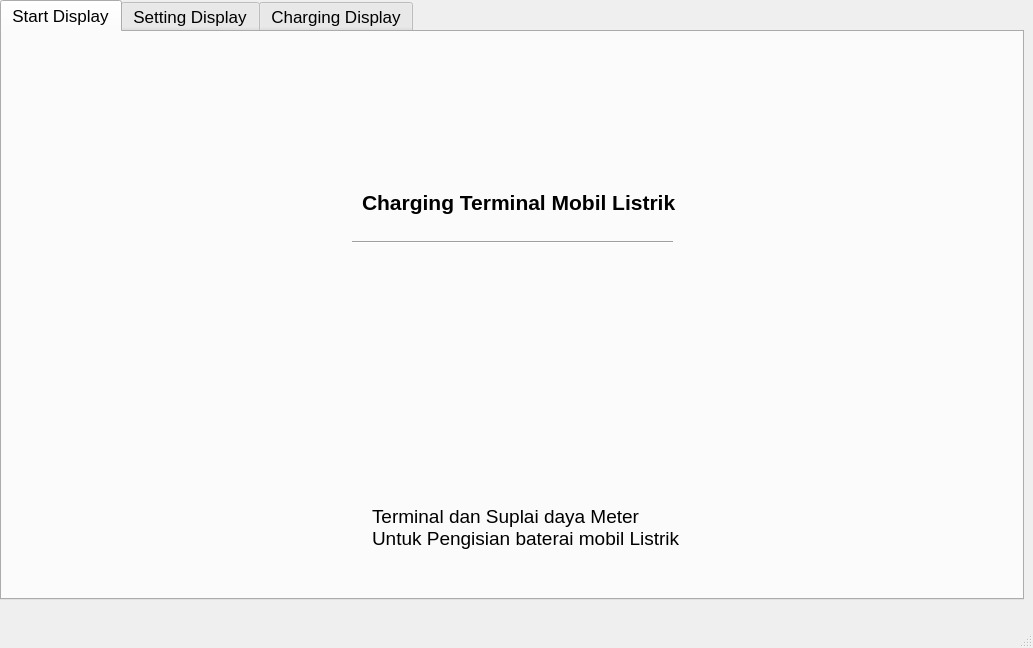
<?xml version="1.0" encoding="UTF-8"?>
<ui version="4.0">
 <class>MainWindow</class>
 <widget class="QMainWindow" name="MainWindow">
  <property name="geometry">
   <rect>
    <x>0</x>
    <y>0</y>
    <width>1033</width>
    <height>648</height>
   </rect>
  </property>
  <property name="windowTitle">
   <string>MainWindow</string>
  </property>
  <widget class="QWidget" name="centralwidget">
   <widget class="QTabWidget" name="tabWidget">
    <property name="geometry">
     <rect>
      <x>0</x>
      <y>0</y>
      <width>1024</width>
      <height>600</height>
     </rect>
    </property>
    <property name="font">
     <font>
      <pointsize>13</pointsize>
     </font>
    </property>
    <property name="currentIndex">
     <number>0</number>
    </property>
    <widget class="QWidget" name="Start_Display">
     <attribute name="title">
      <string>Start Display</string>
     </attribute>
     <widget class="QLabel" name="label">
      <property name="geometry">
       <rect>
        <x>360</x>
        <y>140</y>
        <width>331</width>
        <height>61</height>
       </rect>
      </property>
      <property name="font">
       <font>
        <pointsize>16</pointsize>
        <weight>75</weight>
        <bold>true</bold>
       </font>
      </property>
      <property name="text">
       <string>Charging Terminal Mobil Listrik </string>
      </property>
      <property name="wordWrap">
       <bool>true</bool>
      </property>
     </widget>
     <widget class="Line" name="line">
      <property name="geometry">
       <rect>
        <x>350</x>
        <y>200</y>
        <width>321</width>
        <height>20</height>
       </rect>
      </property>
      <property name="orientation">
       <enum>Qt::Horizontal</enum>
      </property>
     </widget>
     <widget class="QLabel" name="label_2">
      <property name="geometry">
       <rect>
        <x>430</x>
        <y>240</y>
        <width>201</width>
        <height>201</height>
       </rect>
      </property>
      <property name="font">
       <font>
        <pointsize>11</pointsize>
       </font>
      </property>
      <property name="text">
       <string/>
      </property>
      <property name="pixmap">
       <pixmap>../../../.designer/backup/Downloads/WhatsApp Image 2021-02-24 at 11.20.52.jpeg</pixmap>
      </property>
     </widget>
     <widget class="QLabel" name="label_3">
      <property name="geometry">
       <rect>
        <x>370</x>
        <y>450</y>
        <width>311</width>
        <height>91</height>
       </rect>
      </property>
      <property name="font">
       <font>
        <pointsize>14</pointsize>
       </font>
      </property>
      <property name="layoutDirection">
       <enum>Qt::LeftToRight</enum>
      </property>
      <property name="frameShape">
       <enum>QFrame::NoFrame</enum>
      </property>
      <property name="text">
       <string>Terminal dan Suplai daya Meter Untuk Pengisian baterai mobil Listrik</string>
      </property>
      <property name="wordWrap">
       <bool>true</bool>
      </property>
      <property name="margin">
       <number>-2</number>
      </property>
      <property name="openExternalLinks">
       <bool>false</bool>
      </property>
     </widget>
     <widget class="QLabel" name="label_4">
      <property name="geometry">
       <rect>
        <x>220</x>
        <y>20</y>
        <width>591</width>
        <height>111</height>
       </rect>
      </property>
      <property name="text">
       <string/>
      </property>
      <property name="pixmap">
       <pixmap>../../../.designer/backup/Documents/coding/Rumpiang_GUI_V0/Logo Gundala1.png</pixmap>
      </property>
     </widget>
     <widget class="QLabel" name="label_11">
      <property name="geometry">
       <rect>
        <x>210</x>
        <y>50</y>
        <width>611</width>
        <height>91</height>
       </rect>
      </property>
      <property name="text">
       <string/>
      </property>
      <property name="pixmap">
       <pixmap>Logo Gundala1.png</pixmap>
      </property>
     </widget>
     <widget class="QLabel" name="label_12">
      <property name="geometry">
       <rect>
        <x>410</x>
        <y>220</y>
        <width>271</width>
        <height>221</height>
       </rect>
      </property>
      <property name="text">
       <string/>
      </property>
      <property name="pixmap">
       <pixmap>Logo Charger Mobil.jpeg</pixmap>
      </property>
     </widget>
    </widget>
    <widget class="QWidget" name="Setting_Display">
     <attribute name="title">
      <string>Setting Display</string>
     </attribute>
     <widget class="QLabel" name="label_5">
      <property name="geometry">
       <rect>
        <x>930</x>
        <y>490</y>
        <width>81</width>
        <height>71</height>
       </rect>
      </property>
      <property name="text">
       <string/>
      </property>
      <property name="pixmap">
       <pixmap>../../../.designer/backup/Downloads/WhatsApp Image 2021-02-24 at 11.20.52.jpeg</pixmap>
      </property>
      <property name="scaledContents">
       <bool>true</bool>
      </property>
     </widget>
     <widget class="Line" name="line_2">
      <property name="geometry">
       <rect>
        <x>0</x>
        <y>66</y>
        <width>711</width>
        <height>20</height>
       </rect>
      </property>
      <property name="orientation">
       <enum>Qt::Horizontal</enum>
      </property>
     </widget>
     <widget class="QWidget" name="Setting_Display_Widget" native="true">
      <property name="geometry">
       <rect>
        <x>720</x>
        <y>0</y>
        <width>301</width>
        <height>431</height>
       </rect>
      </property>
      <widget class="QProgressBar" name="Current_State_Battery">
       <property name="geometry">
        <rect>
         <x>100</x>
         <y>70</y>
         <width>111</width>
         <height>331</height>
        </rect>
       </property>
       <property name="sizePolicy">
        <sizepolicy hsizetype="MinimumExpanding" vsizetype="Fixed">
         <horstretch>0</horstretch>
         <verstretch>0</verstretch>
        </sizepolicy>
       </property>
       <property name="font">
        <font>
         <pointsize>17</pointsize>
         <underline>false</underline>
        </font>
       </property>
       <property name="layoutDirection">
        <enum>Qt::LeftToRight</enum>
       </property>
       <property name="autoFillBackground">
        <bool>true</bool>
       </property>
       <property name="value">
        <number>24</number>
       </property>
       <property name="alignment">
        <set>Qt::AlignBottom|Qt::AlignHCenter</set>
       </property>
       <property name="textVisible">
        <bool>true</bool>
       </property>
       <property name="orientation">
        <enum>Qt::Vertical</enum>
       </property>
       <property name="textDirection">
        <enum>QProgressBar::TopToBottom</enum>
       </property>
      </widget>
      <widget class="QLabel" name="label_10">
       <property name="geometry">
        <rect>
         <x>40</x>
         <y>20</y>
         <width>241</width>
         <height>31</height>
        </rect>
       </property>
       <property name="font">
        <font>
         <pointsize>18</pointsize>
        </font>
       </property>
       <property name="text">
        <string>Current State Battery</string>
       </property>
      </widget>
      <widget class="QLabel" name="Current_State_Label">
       <property name="geometry">
        <rect>
         <x>90</x>
         <y>340</y>
         <width>131</width>
         <height>31</height>
        </rect>
       </property>
       <property name="font">
        <font>
         <pointsize>22</pointsize>
        </font>
       </property>
       <property name="text">
        <string>      24 %</string>
       </property>
      </widget>
     </widget>
     <widget class="Line" name="line_3">
      <property name="geometry">
       <rect>
        <x>700</x>
        <y>0</y>
        <width>20</width>
        <height>571</height>
       </rect>
      </property>
      <property name="orientation">
       <enum>Qt::Vertical</enum>
      </property>
     </widget>
     <widget class="QLabel" name="label_6">
      <property name="geometry">
       <rect>
        <x>170</x>
        <y>10</y>
        <width>331</width>
        <height>61</height>
       </rect>
      </property>
      <property name="text">
       <string/>
      </property>
      <property name="pixmap">
       <pixmap>../../../.designer/backup/Documents/coding/Rumpiang_GUI_V0/Logo Gundala1.png</pixmap>
      </property>
      <property name="scaledContents">
       <bool>true</bool>
      </property>
     </widget>
     <widget class="QLabel" name="label_7">
      <property name="geometry">
       <rect>
        <x>10</x>
        <y>80</y>
        <width>141</width>
        <height>31</height>
       </rect>
      </property>
      <property name="font">
       <font>
        <pointsize>16</pointsize>
       </font>
      </property>
      <property name="text">
       <string>Charged By :</string>
      </property>
     </widget>
     <widget class="QPushButton" name="kWh_Button">
      <property name="geometry">
       <rect>
        <x>210</x>
        <y>80</y>
        <width>89</width>
        <height>25</height>
       </rect>
      </property>
      <property name="font">
       <font>
        <pointsize>16</pointsize>
       </font>
      </property>
      <property name="text">
       <string>kWh</string>
      </property>
     </widget>
     <widget class="QPushButton" name="Rupiah_Button">
      <property name="geometry">
       <rect>
        <x>470</x>
        <y>80</y>
        <width>89</width>
        <height>25</height>
       </rect>
      </property>
      <property name="font">
       <font>
        <pointsize>16</pointsize>
       </font>
      </property>
      <property name="text">
       <string>Rupiah</string>
      </property>
     </widget>
     <widget class="QWidget" name="widget_2" native="true">
      <property name="geometry">
       <rect>
        <x>0</x>
        <y>130</y>
        <width>701</width>
        <height>421</height>
       </rect>
      </property>
      <widget class="QLabel" name="kWh_Label">
       <property name="geometry">
        <rect>
         <x>10</x>
         <y>0</y>
         <width>141</width>
         <height>51</height>
        </rect>
       </property>
       <property name="font">
        <font>
         <pointsize>16</pointsize>
        </font>
       </property>
       <property name="text">
        <string>Amount kWh</string>
       </property>
       <property name="scaledContents">
        <bool>true</bool>
       </property>
      </widget>
      <widget class="QLineEdit" name="Amount_LineEdit">
       <property name="geometry">
        <rect>
         <x>150</x>
         <y>10</y>
         <width>161</width>
         <height>41</height>
        </rect>
       </property>
      </widget>
      <widget class="QWidget" name="gridLayoutWidget">
       <property name="geometry">
        <rect>
         <x>10</x>
         <y>60</y>
         <width>301</width>
         <height>261</height>
        </rect>
       </property>
       <layout class="QGridLayout" name="gridLayout">
        <item row="0" column="2">
         <widget class="QPushButton" name="Angka_3">
          <property name="font">
           <font>
            <pointsize>18</pointsize>
           </font>
          </property>
          <property name="text">
           <string>3</string>
          </property>
         </widget>
        </item>
        <item row="1" column="0">
         <widget class="QPushButton" name="Angka_4">
          <property name="font">
           <font>
            <pointsize>18</pointsize>
           </font>
          </property>
          <property name="text">
           <string>4</string>
          </property>
         </widget>
        </item>
        <item row="2" column="2">
         <widget class="QPushButton" name="Angka_9">
          <property name="font">
           <font>
            <pointsize>18</pointsize>
           </font>
          </property>
          <property name="text">
           <string>9</string>
          </property>
         </widget>
        </item>
        <item row="0" column="1">
         <widget class="QPushButton" name="Angka_2">
          <property name="font">
           <font>
            <pointsize>18</pointsize>
           </font>
          </property>
          <property name="text">
           <string>2</string>
          </property>
         </widget>
        </item>
        <item row="1" column="1">
         <widget class="QPushButton" name="Angka_5">
          <property name="font">
           <font>
            <pointsize>18</pointsize>
           </font>
          </property>
          <property name="text">
           <string>5</string>
          </property>
         </widget>
        </item>
        <item row="0" column="0">
         <widget class="QPushButton" name="Angka_1">
          <property name="font">
           <font>
            <pointsize>18</pointsize>
           </font>
          </property>
          <property name="text">
           <string>1</string>
          </property>
         </widget>
        </item>
        <item row="1" column="2">
         <widget class="QPushButton" name="Angka_6">
          <property name="font">
           <font>
            <pointsize>18</pointsize>
           </font>
          </property>
          <property name="text">
           <string>6</string>
          </property>
         </widget>
        </item>
        <item row="2" column="0">
         <widget class="QPushButton" name="Angka_7">
          <property name="font">
           <font>
            <pointsize>18</pointsize>
           </font>
          </property>
          <property name="text">
           <string>7</string>
          </property>
         </widget>
        </item>
        <item row="2" column="1">
         <widget class="QPushButton" name="Angka_8">
          <property name="sizePolicy">
           <sizepolicy hsizetype="Ignored" vsizetype="Ignored">
            <horstretch>0</horstretch>
            <verstretch>0</verstretch>
           </sizepolicy>
          </property>
          <property name="font">
           <font>
            <pointsize>18</pointsize>
           </font>
          </property>
          <property name="text">
           <string>8</string>
          </property>
         </widget>
        </item>
        <item row="3" column="1">
         <widget class="QPushButton" name="Angka_0">
          <property name="font">
           <font>
            <pointsize>18</pointsize>
           </font>
          </property>
          <property name="text">
           <string>0</string>
          </property>
         </widget>
        </item>
        <item row="3" column="2">
         <widget class="QPushButton" name="Enter_Button">
          <property name="font">
           <font>
            <pointsize>18</pointsize>
           </font>
          </property>
          <property name="text">
           <string>Enter</string>
          </property>
         </widget>
        </item>
        <item row="3" column="0">
         <widget class="QPushButton" name="Clear_Button">
          <property name="font">
           <font>
            <pointsize>18</pointsize>
           </font>
          </property>
          <property name="text">
           <string>Clear</string>
          </property>
         </widget>
        </item>
       </layout>
      </widget>
      <widget class="QLabel" name="label_15">
       <property name="geometry">
        <rect>
         <x>10</x>
         <y>330</y>
         <width>161</width>
         <height>31</height>
        </rect>
       </property>
       <property name="font">
        <font>
         <pointsize>18</pointsize>
        </font>
       </property>
       <property name="text">
        <string>Select Speed :</string>
       </property>
      </widget>
      <widget class="QComboBox" name="Speed_Combo">
       <property name="geometry">
        <rect>
         <x>10</x>
         <y>370</y>
         <width>301</width>
         <height>41</height>
        </rect>
       </property>
       <property name="font">
        <font>
         <pointsize>16</pointsize>
        </font>
       </property>
       <item>
        <property name="text">
         <string>...</string>
        </property>
       </item>
       <item>
        <property name="text">
         <string>16 A</string>
        </property>
       </item>
       <item>
        <property name="text">
         <string>32 A</string>
        </property>
       </item>
      </widget>
      <widget class="QWidget" name="widget_3" native="true">
       <property name="geometry">
        <rect>
         <x>360</x>
         <y>20</y>
         <width>341</width>
         <height>341</height>
        </rect>
       </property>
       <widget class="QLabel" name="label_16">
        <property name="geometry">
         <rect>
          <x>120</x>
          <y>0</y>
          <width>101</width>
          <height>41</height>
         </rect>
        </property>
        <property name="font">
         <font>
          <pointsize>16</pointsize>
         </font>
        </property>
        <property name="text">
         <string>Summary :</string>
        </property>
       </widget>
       <widget class="QWidget" name="gridLayoutWidget_2">
        <property name="geometry">
         <rect>
          <x>10</x>
          <y>50</y>
          <width>321</width>
          <height>211</height>
         </rect>
        </property>
        <layout class="QGridLayout" name="gridLayout_2">
         <item row="1" column="1">
          <widget class="QLabel" name="Value_Ampere">
           <property name="font">
            <font>
             <pointsize>13</pointsize>
            </font>
           </property>
           <property name="text">
            <string>          0</string>
           </property>
          </widget>
         </item>
         <item row="1" column="2">
          <widget class="QLabel" name="label_22">
           <property name="font">
            <font>
             <pointsize>13</pointsize>
            </font>
           </property>
           <property name="text">
            <string>Ampere</string>
           </property>
          </widget>
         </item>
         <item row="2" column="1">
          <widget class="QLabel" name="Value_Rupiah">
           <property name="font">
            <font>
             <pointsize>13</pointsize>
            </font>
           </property>
           <property name="text">
            <string>          0</string>
           </property>
          </widget>
         </item>
         <item row="2" column="2">
          <widget class="QLabel" name="label_24">
           <property name="font">
            <font>
             <pointsize>13</pointsize>
            </font>
           </property>
           <property name="text">
            <string>Rupiah</string>
           </property>
          </widget>
         </item>
         <item row="0" column="2">
          <widget class="QLabel" name="label_19">
           <property name="font">
            <font>
             <pointsize>13</pointsize>
            </font>
           </property>
           <property name="text">
            <string>kWh</string>
           </property>
          </widget>
         </item>
         <item row="0" column="0">
          <widget class="QLabel" name="label_17">
           <property name="font">
            <font>
             <pointsize>13</pointsize>
            </font>
           </property>
           <property name="text">
            <string>Amount kWh       :</string>
           </property>
          </widget>
         </item>
         <item row="0" column="1">
          <widget class="QLabel" name="Value_kWh">
           <property name="font">
            <font>
             <pointsize>13</pointsize>
            </font>
           </property>
           <property name="text">
            <string>          0</string>
           </property>
          </widget>
         </item>
         <item row="1" column="0">
          <widget class="QLabel" name="label_20">
           <property name="font">
            <font>
             <pointsize>13</pointsize>
            </font>
           </property>
           <property name="text">
            <string>Current Charge  :</string>
           </property>
          </widget>
         </item>
         <item row="2" column="0">
          <widget class="QLabel" name="label_23">
           <property name="font">
            <font>
             <pointsize>13</pointsize>
            </font>
           </property>
           <property name="text">
            <string>Total Cost             :</string>
           </property>
          </widget>
         </item>
         <item row="3" column="0">
          <widget class="QLabel" name="label_26">
           <property name="font">
            <font>
             <pointsize>13</pointsize>
            </font>
           </property>
           <property name="text">
            <string>Estimation Time :</string>
           </property>
          </widget>
         </item>
         <item row="3" column="1">
          <widget class="QLabel" name="Value_Hour">
           <property name="font">
            <font>
             <pointsize>13</pointsize>
            </font>
           </property>
           <property name="text">
            <string>    0 Hours</string>
           </property>
          </widget>
         </item>
         <item row="3" column="2">
          <widget class="QLabel" name="Value_Minute">
           <property name="font">
            <font>
             <pointsize>13</pointsize>
            </font>
           </property>
           <property name="text">
            <string>  0 Minutes</string>
           </property>
          </widget>
         </item>
        </layout>
       </widget>
       <widget class="Line" name="line_7">
        <property name="geometry">
         <rect>
          <x>110</x>
          <y>40</y>
          <width>118</width>
          <height>3</height>
         </rect>
        </property>
        <property name="orientation">
         <enum>Qt::Horizontal</enum>
        </property>
       </widget>
      </widget>
      <widget class="QPushButton" name="Ok_Button">
       <property name="geometry">
        <rect>
         <x>460</x>
         <y>370</y>
         <width>131</width>
         <height>41</height>
        </rect>
       </property>
       <property name="font">
        <font>
         <pointsize>15</pointsize>
        </font>
       </property>
       <property name="text">
        <string>OK</string>
       </property>
      </widget>
     </widget>
     <widget class="QPushButton" name="Start_Charging">
      <property name="geometry">
       <rect>
        <x>740</x>
        <y>510</y>
        <width>161</width>
        <height>31</height>
       </rect>
      </property>
      <property name="font">
       <font>
        <pointsize>15</pointsize>
       </font>
      </property>
      <property name="text">
       <string>Start Charging</string>
      </property>
     </widget>
     <widget class="Line" name="line_4">
      <property name="geometry">
       <rect>
        <x>710</x>
        <y>480</y>
        <width>311</width>
        <height>20</height>
       </rect>
      </property>
      <property name="orientation">
       <enum>Qt::Horizontal</enum>
      </property>
     </widget>
     <widget class="QLabel" name="label_13">
      <property name="geometry">
       <rect>
        <x>140</x>
        <y>0</y>
        <width>411</width>
        <height>71</height>
       </rect>
      </property>
      <property name="text">
       <string/>
      </property>
      <property name="pixmap">
       <pixmap>Logo Gundala1.png</pixmap>
      </property>
      <property name="scaledContents">
       <bool>true</bool>
      </property>
     </widget>
     <widget class="QLabel" name="label_14">
      <property name="geometry">
       <rect>
        <x>930</x>
        <y>490</y>
        <width>81</width>
        <height>71</height>
       </rect>
      </property>
      <property name="text">
       <string/>
      </property>
      <property name="pixmap">
       <pixmap>Logo Charger Mobil.jpeg</pixmap>
      </property>
      <property name="scaledContents">
       <bool>true</bool>
      </property>
     </widget>
     <widget class="Line" name="line_5">
      <property name="geometry">
       <rect>
        <x>0</x>
        <y>110</y>
        <width>711</width>
        <height>16</height>
       </rect>
      </property>
      <property name="orientation">
       <enum>Qt::Horizontal</enum>
      </property>
     </widget>
     <widget class="Line" name="line_6">
      <property name="geometry">
       <rect>
        <x>353</x>
        <y>120</y>
        <width>20</width>
        <height>451</height>
       </rect>
      </property>
      <property name="orientation">
       <enum>Qt::Vertical</enum>
      </property>
     </widget>
     <widget class="QLabel" name="label_8">
      <property name="geometry">
       <rect>
        <x>720</x>
        <y>440</y>
        <width>101</width>
        <height>41</height>
       </rect>
      </property>
      <property name="font">
       <font>
        <pointsize>13</pointsize>
       </font>
      </property>
      <property name="text">
       <string>Available Energy</string>
      </property>
      <property name="wordWrap">
       <bool>true</bool>
      </property>
     </widget>
     <widget class="QLCDNumber" name="Value_Battery_Temperature">
      <property name="geometry">
       <rect>
        <x>820</x>
        <y>440</y>
        <width>121</width>
        <height>41</height>
       </rect>
      </property>
     </widget>
     <widget class="QLabel" name="label_9">
      <property name="geometry">
       <rect>
        <x>950</x>
        <y>440</y>
        <width>61</width>
        <height>41</height>
       </rect>
      </property>
      <property name="font">
       <font>
        <pointsize>22</pointsize>
       </font>
      </property>
      <property name="text">
       <string>kWh</string>
      </property>
     </widget>
    </widget>
    <widget class="QWidget" name="Charging_Display">
     <attribute name="title">
      <string>Charging Display</string>
     </attribute>
     <widget class="QWidget" name="Charging_Display_Widget" native="true">
      <property name="geometry">
       <rect>
        <x>560</x>
        <y>0</y>
        <width>461</width>
        <height>421</height>
       </rect>
      </property>
      <widget class="QProgressBar" name="Charged_Battery">
       <property name="geometry">
        <rect>
         <x>180</x>
         <y>60</y>
         <width>111</width>
         <height>351</height>
        </rect>
       </property>
       <property name="sizePolicy">
        <sizepolicy hsizetype="MinimumExpanding" vsizetype="Fixed">
         <horstretch>0</horstretch>
         <verstretch>0</verstretch>
        </sizepolicy>
       </property>
       <property name="font">
        <font>
         <pointsize>17</pointsize>
         <underline>false</underline>
        </font>
       </property>
       <property name="layoutDirection">
        <enum>Qt::LeftToRight</enum>
       </property>
       <property name="autoFillBackground">
        <bool>true</bool>
       </property>
       <property name="value">
        <number>24</number>
       </property>
       <property name="alignment">
        <set>Qt::AlignBottom|Qt::AlignHCenter</set>
       </property>
       <property name="textVisible">
        <bool>true</bool>
       </property>
       <property name="orientation">
        <enum>Qt::Vertical</enum>
       </property>
       <property name="textDirection">
        <enum>QProgressBar::TopToBottom</enum>
       </property>
      </widget>
      <widget class="QLabel" name="Charged_Battery_Label">
       <property name="geometry">
        <rect>
         <x>170</x>
         <y>350</y>
         <width>131</width>
         <height>31</height>
        </rect>
       </property>
       <property name="font">
        <font>
         <pointsize>22</pointsize>
        </font>
       </property>
       <property name="text">
        <string>      24 %</string>
       </property>
      </widget>
      <widget class="QLabel" name="label_25">
       <property name="geometry">
        <rect>
         <x>140</x>
         <y>10</y>
         <width>201</width>
         <height>31</height>
        </rect>
       </property>
       <property name="font">
        <font>
         <pointsize>18</pointsize>
        </font>
       </property>
       <property name="text">
        <string>Charged Battery</string>
       </property>
      </widget>
     </widget>
     <widget class="QLabel" name="label_31">
      <property name="geometry">
       <rect>
        <x>940</x>
        <y>500</y>
        <width>71</width>
        <height>61</height>
       </rect>
      </property>
      <property name="text">
       <string/>
      </property>
      <property name="pixmap">
       <pixmap>Logo Charger Mobil.jpeg</pixmap>
      </property>
      <property name="scaledContents">
       <bool>true</bool>
      </property>
     </widget>
     <widget class="QPushButton" name="Stop_Charging">
      <property name="geometry">
       <rect>
        <x>670</x>
        <y>510</y>
        <width>231</width>
        <height>51</height>
       </rect>
      </property>
      <property name="font">
       <font>
        <pointsize>15</pointsize>
       </font>
      </property>
      <property name="text">
       <string>Stop Charging</string>
      </property>
     </widget>
     <widget class="QLabel" name="label_29">
      <property name="geometry">
       <rect>
        <x>610</x>
        <y>430</y>
        <width>101</width>
        <height>41</height>
       </rect>
      </property>
      <property name="font">
       <font>
        <pointsize>13</pointsize>
       </font>
      </property>
      <property name="text">
       <string>Transmitted Energy</string>
      </property>
      <property name="wordWrap">
       <bool>true</bool>
      </property>
     </widget>
     <widget class="QLCDNumber" name="Value_Battery_Temperature_2">
      <property name="geometry">
       <rect>
        <x>730</x>
        <y>430</y>
        <width>121</width>
        <height>41</height>
       </rect>
      </property>
     </widget>
     <widget class="QLabel" name="label_30">
      <property name="geometry">
       <rect>
        <x>880</x>
        <y>430</y>
        <width>91</width>
        <height>41</height>
       </rect>
      </property>
      <property name="font">
       <font>
        <pointsize>22</pointsize>
       </font>
      </property>
      <property name="text">
       <string>kWh</string>
      </property>
     </widget>
     <widget class="Line" name="line_8">
      <property name="geometry">
       <rect>
        <x>542</x>
        <y>0</y>
        <width>21</width>
        <height>571</height>
       </rect>
      </property>
      <property name="orientation">
       <enum>Qt::Vertical</enum>
      </property>
     </widget>
     <widget class="QProgressBar" name="progressBar">
      <property name="geometry">
       <rect>
        <x>20</x>
        <y>140</y>
        <width>501</width>
        <height>41</height>
       </rect>
      </property>
      <property name="value">
       <number>24</number>
      </property>
     </widget>
     <widget class="Line" name="line_9">
      <property name="geometry">
       <rect>
        <x>0</x>
        <y>80</y>
        <width>551</width>
        <height>20</height>
       </rect>
      </property>
      <property name="orientation">
       <enum>Qt::Horizontal</enum>
      </property>
     </widget>
     <widget class="QLabel" name="label_32">
      <property name="geometry">
       <rect>
        <x>80</x>
        <y>10</y>
        <width>401</width>
        <height>71</height>
       </rect>
      </property>
      <property name="text">
       <string/>
      </property>
      <property name="pixmap">
       <pixmap>Logo Gundala1.png</pixmap>
      </property>
      <property name="scaledContents">
       <bool>true</bool>
      </property>
     </widget>
     <widget class="QLabel" name="label_33">
      <property name="geometry">
       <rect>
        <x>220</x>
        <y>100</y>
        <width>161</width>
        <height>31</height>
       </rect>
      </property>
      <property name="font">
       <font>
        <pointsize>15</pointsize>
       </font>
      </property>
      <property name="text">
       <string>Progress :</string>
      </property>
     </widget>
     <widget class="QWidget" name="horizontalLayoutWidget">
      <property name="geometry">
       <rect>
        <x>60</x>
        <y>230</y>
        <width>441</width>
        <height>80</height>
       </rect>
      </property>
      <layout class="QHBoxLayout" name="horizontalLayout">
       <item>
        <widget class="QLabel" name="label_34">
         <property name="font">
          <font>
           <pointsize>15</pointsize>
          </font>
         </property>
         <property name="text">
          <string>Time Remaining :</string>
         </property>
        </widget>
       </item>
       <item>
        <widget class="QLabel" name="Val_Hour_Time_Remain">
         <property name="font">
          <font>
           <pointsize>15</pointsize>
          </font>
         </property>
         <property name="text">
          <string>      0 hours</string>
         </property>
        </widget>
       </item>
       <item>
        <widget class="QLabel" name="Val_Minute_Time_Remain">
         <property name="font">
          <font>
           <pointsize>15</pointsize>
          </font>
         </property>
         <property name="text">
          <string>      0 minutes</string>
         </property>
        </widget>
       </item>
      </layout>
     </widget>
     <widget class="Line" name="line_10">
      <property name="geometry">
       <rect>
        <x>0</x>
        <y>490</y>
        <width>551</width>
        <height>16</height>
       </rect>
      </property>
      <property name="orientation">
       <enum>Qt::Horizontal</enum>
      </property>
     </widget>
     <widget class="QPushButton" name="Back_Button">
      <property name="geometry">
       <rect>
        <x>90</x>
        <y>510</y>
        <width>121</width>
        <height>41</height>
       </rect>
      </property>
      <property name="text">
       <string>Back</string>
      </property>
     </widget>
     <widget class="QPushButton" name="Home_Button">
      <property name="geometry">
       <rect>
        <x>360</x>
        <y>510</y>
        <width>111</width>
        <height>41</height>
       </rect>
      </property>
      <property name="text">
       <string>Home</string>
      </property>
     </widget>
     <widget class="QLabel" name="label_37">
      <property name="geometry">
       <rect>
        <x>150</x>
        <y>360</y>
        <width>91</width>
        <height>31</height>
       </rect>
      </property>
      <property name="font">
       <font>
        <pointsize>15</pointsize>
       </font>
      </property>
      <property name="text">
       <string>Status :</string>
      </property>
     </widget>
     <widget class="QLabel" name="Status_Charge">
      <property name="geometry">
       <rect>
        <x>250</x>
        <y>350</y>
        <width>161</width>
        <height>51</height>
       </rect>
      </property>
      <property name="font">
       <font>
        <pointsize>15</pointsize>
       </font>
      </property>
      <property name="text">
       <string>Incomplete !</string>
      </property>
     </widget>
     <widget class="Line" name="line_11">
      <property name="geometry">
       <rect>
        <x>550</x>
        <y>490</y>
        <width>471</width>
        <height>16</height>
       </rect>
      </property>
      <property name="orientation">
       <enum>Qt::Horizontal</enum>
      </property>
     </widget>
    </widget>
   </widget>
  </widget>
  <widget class="QMenuBar" name="menubar">
   <property name="geometry">
    <rect>
     <x>0</x>
     <y>0</y>
     <width>1033</width>
     <height>22</height>
    </rect>
   </property>
  </widget>
  <widget class="QStatusBar" name="statusbar"/>
 </widget>
 <resources/>
 <connections/>
</ui>
